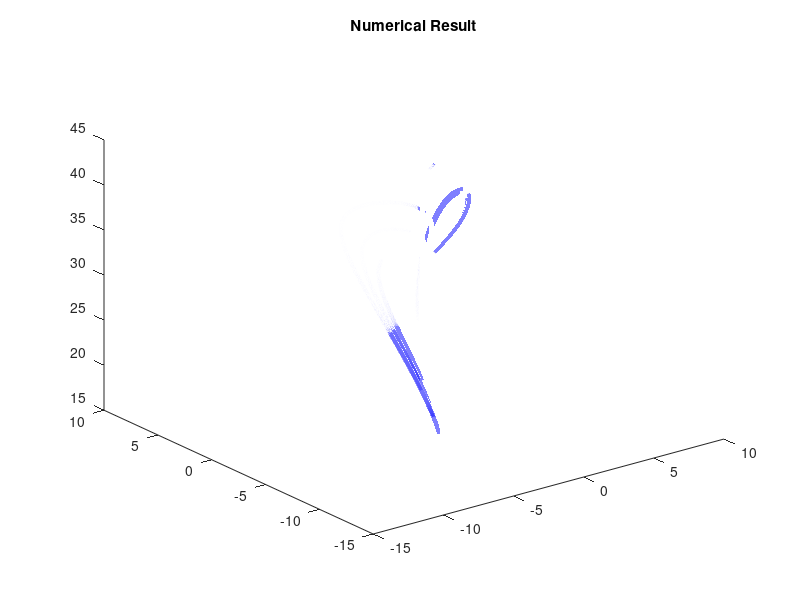

Reproduce this figure in MATLAB.
% clc;
% clear;
% close;
% syms y(t) x(t)
% eqns=[diff(y,t) == -2*x(t) ,  diff(x,t) == y(t)-x(t)];
% conds = [y(0)==1 ,x(0)==1];
% S = dsolve(eqns,conds);
% ySol(t)=S.y;
% xSol(t)=S.x;
% t=0:0.01:11;
% yy=eval(ySol);
% xx=eval(xSol);
% figure(1)
% subplot(2,1,1)
% plot(t,xx, "LineWidth",3);
% hold on
% plot(t,yy, "LineWidth",3);
% legend("x(t)","y(t)")
% xlabel("Time")
% title('Symbolic Results')
% subplot(2,1,2)
% plot(xx,yy,"LineWidth",2);
% legend("(x,y)")
% xlabel("x")
% ylabel("y")
% clc;
% clear;
% close;
% h = 0.8
% b=11; % end time
% t=0:h:b;
% y=zeros(size(t));
% x=zeros(size(t));
% n=numel(y);
% y(1)=1; %initial condition
% x(1)=1;
% for i = 1:n-1
%     dydt= -2*x(i) ;
%     dxdt= y(i)-x(i) ;
%     y(i+1) = y(i)+dydt*h ;
%     x(i+1) = x(i)+dxdt*h ;
% end
% figure(2)
% subplot(2,1,1)
% plot(t,x, "LineWidth",2);
% hold on
% plot(t,y, "LineWidth",2);
% legend("x(t)","y(t)")
% xlabel("Time")
% title(['Numerical Results Step Size = ',num2str(h)])
% subplot(2,1,2)
% plot(x,y,"LineWidth",3);
% legend("(x,y)")
% xlabel("x")
% ylabel("y")

% clc;
% clear; 
% close;
% TSPAN = [0 20];
% COND=[0.1 -3 42];
% figure(1)
% OPTIONS = odeset('RelTol',1e-1,'AbsTol',1e-3);
% [TOUT,YOUT] = ode23('funsys',TSPAN,COND,OPTIONS);
% x=YOUT(:,1);
% y=YOUT(:,2);
% z=YOUT(:,3);
% figure(1)
% plot3(x, y, z,"b-", "LineWidth",3)
% legend("RelTol=1e-1,AbsTol=1e-3")
% %Default
% OPTIONS = odeset('RelTol',1e-3,'AbsTol',1e-6);
% [TOUT,YOUT] = ode23('funsys',TSPAN,COND,OPTIONS);
% x=YOUT(:,1);
% y=YOUT(:,2);
% z=YOUT(:,3);
% figure(2)
% plot3(x, y, z,"g-", "LineWidth",3)
% legend("RelTol=1e-3,AbsTol=1e-6")
% 
% OPTIONS = odeset('RelTol',1e-12,'AbsTol',1e-18);
% [TOUT,YOUT] = ode23('funsys',TSPAN,COND,OPTIONS);
% x=YOUT(:,1);
% y=YOUT(:,2);
% z=YOUT(:,3);
% figure(3)
% plot3(x, y, z,"r-", "LineWidth",3)
% legend("RelTol=1e-12,AbsTol=1e-18")

    clc;
    clear; 
    close;
    h=0.00001; %step size
    b=20 % end time
    t=0:h:b;
    y=zeros(size(t));
    x=zeros(size(t));
    z=zeros(size(t));
    n=numel(y);
    x(1)=0.1;
    y(1)=-1;
    z(1)=42;
    for i = 1:n-1
        dxdt= 10*(y(i)-x(i)) ;
        dydt= x(i)*(28-z(i))-y(i) ;
        dzdt=x(i)*y(i)-z(i)/3;
        y(i+1) = y(i)+dydt*h ;
        x(i+1) = x(i)+dxdt*h ;
        z(i+1) = z(i)+dzdt*h ;
    end
    figure(1)
    plot3(x,y,z, "b-", "LineWidth",3);
    title("Numerical Result")

